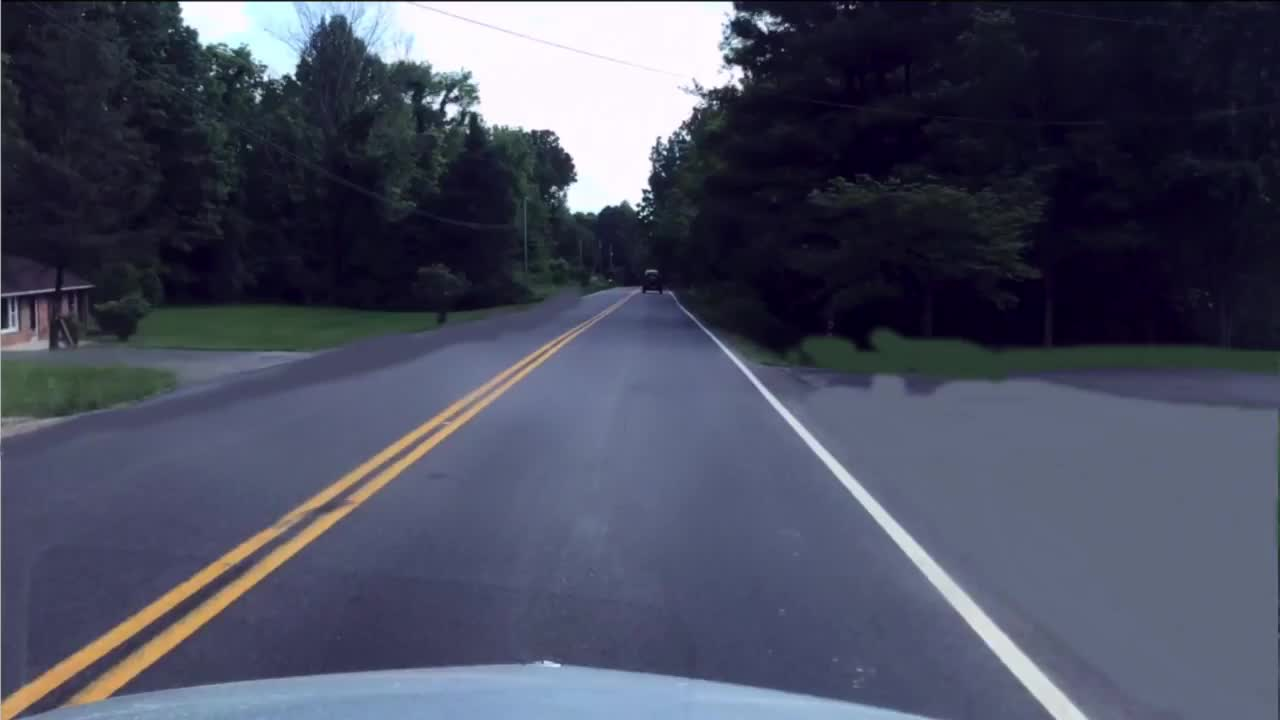
#> input picture Chapter 05. Image segmentation/images/car.png, 1280 x 720 px; the run also reads 1 picture not shown here
$ jupyter execute '5.1 Contour-based techniques.ipynb'   (older library calls are emulated)
#> lines starting #> are read from the running program, lines starting #| are printed output that depends on the picture; after the words box and inside, x2 and y2 are one past the last pixel; in counts of white or black regions, pixels touching at a corner belong together
# 5.1 Contour-based techniques for image segmentation

Image segmentation is the process of **assigning a label to every pixel in an image** such that pixels with the same label share certain characteristics. The techniques addressing those problems can be classified into to major groups:

- Those producing regions with similar properties (*e.g.*, intensity, color, texture, or location in the image), addressed by classical segmentation methods and some DNN models (like SAM).
- Those segmenting regions with **similar meaning** (*e.g.*, **semantic segmentation** where pixels belonging to the same object category are assigned to the same region, or **instance segmentation** where each region represents an object, see Fig.1). This is faced by Deep NN methods.

<figure style="text-align:center">

  <figcaption>Fig. 1: Example of instance segmentation where each region corresponds to an object in the scene.</figcaption>
</figure>

Classical methods can be further classifed into:
- **Contour-based techniques**, which attempt to identify the image regions by detecting their contours. Edge pixels enclose a region with similar intensities.
- **Clustering-based techniques** that group together pixels that are share some properties.

In this book we are going to experience both, starting with **contour-based techniques**, whose are based on detecting specific contours in the image (e.g. circles). In this context, image contours are defined as edge pixels that enclose a region.

Contour-based techniques could be roughly classified into:
- **Local tecniques.** Try to segment regions by detecting closed contours, which typically enclose pixels with similar intensities.
   - LoG + zero crossing.
   - Edge following (Canny operator).
- **Global techniques.** Detect particular shapes in the image (circles, lines, etc.).
   - Hough transform.

This notebook will cover the **Hough transform** (<a href="#511">section 5.1.1</a>), a contour-based technique that can be used for detecting regions with an arbitrary shape in images.

## Problem context - Self-driving car

A prestigious company located at PTA (The Andalusia Technology Park) is organizing a [hackathon](https://en.wikipedia.org/wiki/Hackathon) for this year in order to motivate college students to make further progress in the autonomous cars field. Computer vision students at UMA decided to take part in it, but the organizers have posed an initial basic task to guarantee that participants have expertise in image processing techniques.

This way, the company sent to students a task for **implementing a basic detector of road lane lines using OpenCV in python**. We are lucky! These are two tools that we know well ;).

Detecting lines in a lane is a fundamental task for autonomous vehicles while driving on the road. It is the building block to other path planning and control actions like breaking and steering.

So here we are! We are going to detect road lane lines using Hough transform in OpenCV.$\\[5pt]$

<center>$\\[10pt]$</center>

[cell 1]
import numpy as np
import cv2
import math
import matplotlib.pyplot as plt
import matplotlib
import scipy.stats as stats

matplotlib.rcParams['figure.figsize'] = (10.0, 10.0)
images_path = './images/'

## 5.1.1 Hough transform <a id="511"></a>

The **Hough Transform** is a technique for the detection of arbitrary shapes in an image. For that, such shapes must be expressed in:

- analytical form (**classic Hough**), e.g. using the mathematical representation of lines, circles, ellipses, etc., or
- in a numerical form (**generalized Hough**) where the shape is given by a table.

Since our goal is to detect lines, we will focus here on analytically expressed shapes. Specifically, a line can be represented analytically as:

$$y = ax + b$$

where $a$ is the slope and $b$ is the $y$-incertcept, what is called the **explicit representation** of a line. However, this representation is problematic when representing vertical lines ($m=\inf$) or when discretizing the possible values for $m$, as we will see). Other option is its **parametric form**:

$$\rho = x \cos \theta + y \sin \theta$$

where $\rho$ is the perpendicular distance from the origin $(0,0)$ to the line, and $\theta$ is the angle formed by this perpendicular line and the horizontal axis measured in counter-clockwise (see Fig. 3). Thereby, we are going to represent lines using the pair of parameters $(\rho, \theta)$.

<figure style="text-align:center">

  <figcaption>Fig. 3. Parametric representation of a line.</figcaption>
</figure>

The Hough transform works by a voting procedure, which is carried out in a parameter space ($\rho,\theta$ in our case). This technique consists of the following steps:

1. **Build an accumulator matrix**, where rows index the possible values of $\rho$, and columns those for $\theta$. For example, if the possible values for $\rho$ are $0, 1, 2, \ldots d$ (where $d$ is the max distance e.g. diagonal size of the image) and those for $\theta$ are $0, 1, 2 \ldots 179$, the matrix shape would be $(d,180)$.

[cell 2]
# Define possible rho and theta values
theta_values = [0,np.pi/4,np.pi/2,3*np.pi/4]
rho_values = [0,1,2,3,4,5]

# Create the accumulator
acc = np.zeros([len(rho_values),len(theta_values)])

2. **Binarize the input image** to obtain pixels that are candidates to belong to the shape contours (e.g. by applying an edge detector).

[cell 3]
# Coordinates of white points in binary image
xs = np.array([1,2,3])
ys = np.array([4,3,2])

# Initial image
plt.subplot(221)
blank_image = np.zeros((6,4,1), np.uint8)
blank_image[ys,xs] = 255
plt.imshow(blank_image, cmap='gray');
plt.title('Initial binary image')

# Show them!
plt.subplot(222)
plt.plot(xs,ys,'rx')
plt.axis('scaled')
axes = plt.gca()
axes.set_xlim([0,4])
axes.set_ylim([0,6])
plt.gca().invert_yaxis()
plt.title('White pixels in binary image');

3. For each candidate (white pixel):
   1. **Evaluate**: Since the point coordinates $(x,y)$ are known, place them in the line parametric form and iterate over the possible values of $\theta$ to obtain the values for $\rho$. In the previous example $\rho_i = x \cos \theta_i + y \sin \theta_i, \forall i\in[0,180]$
   2. **Vote**: For every obtained pair $(\rho_i, \theta_i)$ increment by one the value of its associated cell in the accumulator.

If we do this with an accumulator with an enough resolution, we would get a sinusoid.

[cell 4]
# For each white pixel

for i in range (0,len(xs)):
    x = xs[i]
    y = ys[i]

    # Show the point voting
    subplot_index = str(32) + str(i*2+1)
    plt.subplot(int(subplot_index))
    plt.axis('scaled')
    axes = plt.gca()
    axes.set_xlim([0,4])
    axes.set_ylim([0,6])

    plt.plot(xs,ys,'rx')
    plt.plot(x,y,'co')

    plt.title('Pixel being evaluated at iteration ' + str(i+1))
    plt.gca().invert_yaxis()


    # Ecaluate the (x,y) coordinates for different values of theta, and
    # retrieve rho
    for theta_index in range(0,len(theta_values)):
        theta = theta_values[theta_index]
        rho = x*np.cos(theta) + y*np.sin(theta)
        rho = int(np.round(rho))
        # Vote!
        acc[rho][theta_index] += 1.0

    # Show the acccumulator
    subplot_index = str(32) + str(i*2+2)
    plt.subplot(int(subplot_index))
    plt.imshow(acc,cmap='gray',vmax=3);
    plt.xticks([0, 1, 2, 3], ['0','pi/4','pi/2','3pi/4'])

    plt.title('Accumulator values')
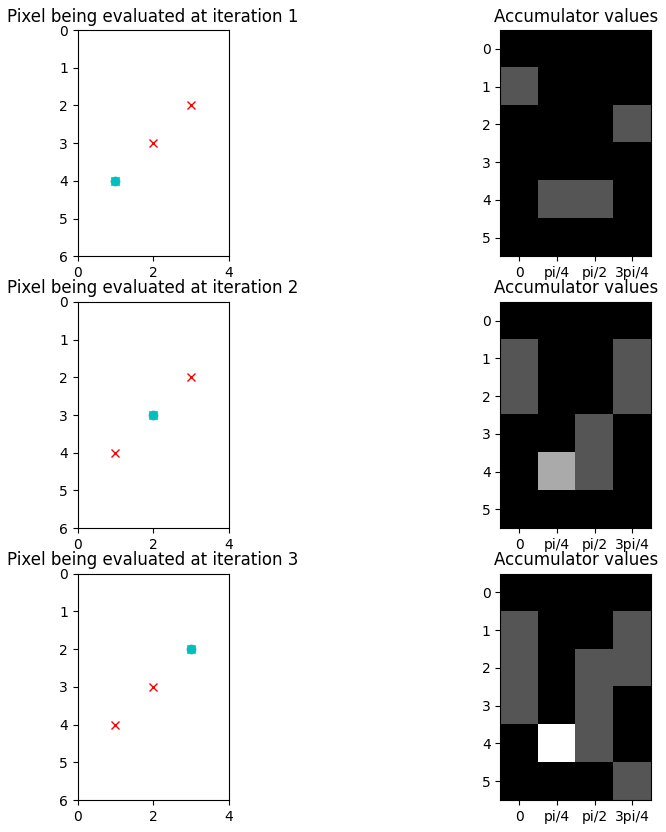
#> figure drawn by matplotlib, 6 panels

4. Finally, **obtain the shape candidates** by setting a threshold to control how many votes needs a pair $(\rho, \theta)$  to be considered a line, and by applying local maxima in the accumulator space. $\\[10pt]$

<figure style="text-align:center">

  <figcaption>Fig. 3. Left, image space. Right, parameter space illustrating the evolution of the votes. Note that in this example $\theta$ have only 8 possible values.</figcaption>
</figure>

The idea behind this algorithm is that when a pixel in the image space votes for all the lines that go through it in the parameter space, when a second pixel belonging to the same line votes, then the line connecting both pixels would have two votes.

#### <font color="orange">OpenCV pill</font>

OpenCV implements the method [`cv2.HoughLines()`](https://docs.opencv.org/4.2.0/dd/d1a/group__imgproc__feature.html#ga46b4e588934f6c8dfd509cc6e0e4545a) for detecting lines using the Hough transform. However, prior to its usage, and as commented in the `step 1.` of the algorithm, it is needed a binary image. For that we are going to resort to our old friend the Canny algorithm, so the detected edges will be the white pixes in the binary image.

As we now, noisy images seriously hamper the performance of computer vision techniques, and since [cv2.Canny()](https://docs.opencv.org/4.2.0/dd/d1a/group__imgproc__feature.html#ga04723e007ed888ddf11d9ba04e2232de) does not include blurring, we provide here a method called `gaussian_smoothing()` to assist you in that task.

[cell 5]
def gaussian_smoothing(image, sigma, w_kernel):
    """ Blur and normalize input image.

        Args:
            image: Input image to be binarized
            sigma: Standard deviation of the Gaussian distribution
            w_kernel: Kernel aperture size

        Returns:
            binarized: Blurred image
    """

    # Define 1D kernel
    s=sigma
    w=w_kernel
    kernel_1D = [np.exp(-z*z/(2*s*s))/np.sqrt(2*np.pi*s*s) for z in range(-w,w+1)]

    # Apply distributive property of convolution
    kernel_2D = np.outer(kernel_1D,kernel_1D)

    # Blur image
    smoothed_img = cv2.filter2D(image,cv2.CV_8U,kernel_2D)

    # Normalize to [0 254] values
    smoothed_norm = np.array(image.shape)
    smoothed_norm = cv2.normalize(smoothed_img,None, 0, 255, cv2.NORM_MINMAX)

    return smoothed_norm

### **<span style="color:green"><b><i>ASSIGNMENT 1: Detecting lines with Hough</i></b></span>**

**Your first task is** to apply [`cv2.HoughLines()`](https://docs.opencv.org/4.2.0/dd/d1a/group__imgproc__feature.html#ga46b4e588934f6c8dfd509cc6e0e4545a) to the image `car.png`, a test image taken from the frontal camera of a car. Draw the resultant lines using [`cv2.line()`](https://docs.opencv.org/4.2.0/d6/d6e/group__imgproc__draw.html#ga7078a9fae8c7e7d13d24dac2520ae4a2).

The main inputs of `cv2.HoughLines()` are:

- *image*: binary input image
- *rho*: distance resolution of the accumulator in pixels (usually 1, it may be bigger for high resolution images)
- *theta*: angle resolution of the accumulator in radians. (usually $\frac{\pi}{180}$)$\\[2pt]$
- *threshold*: only line candidates having a number of votes $>$ threshold are returned.

And it returns:
- a  $( n\_lines x 1 x 2 )$ array containing, in each row, the parameters of each detected line in the $[\rho,\theta]$ format.

*Note that, for drawing the lines, you have to [transform the resultant lines](https://answers.opencv.org/question/21132/draw-the-lines-detected-by-cvhoughlines/) from the $(\rho, \theta)$ space to Cartesian coordinates.*

Try different parameter values until you get something like this:

<figure style="text-align:center">

  <figcaption>Fig. 4. Example of lines detection.</figcaption>
</figure>

[cell 6]
# Assignment 1
# Read the image
image = cv2.imread(images_path + "car.png",-1)
#> image is the input picture: shape (720, 1280, 3); mean B, G, R 94.7, 76.1, 72.6

# Convert to RGB and get gray image
image = cv2.cvtColor(image, cv2.COLOR_BGR2RGB) #la imagen original esta en BGR, creo que no se especifica en ningún lado
gray = cv2.cvtColor(image, cv2.COLOR_RGB2GRAY)
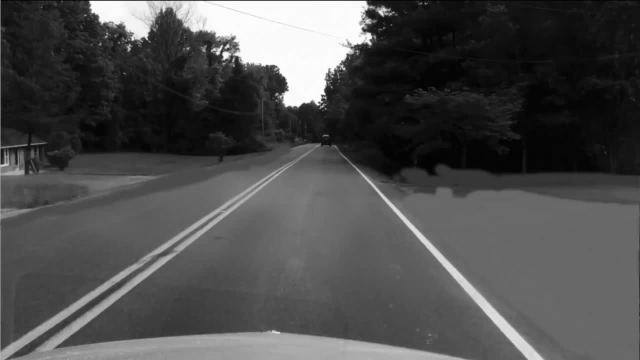
#> gray: shape (720, 1280) (shown at 1/2 size); min 1, max 255, mean 77.2

# Blur the gray image
gray = gaussian_smoothing(gray,2,5)

# Apply Canny algorithm
edges = cv2.Canny(gray,100,200,apertureSize = 3)
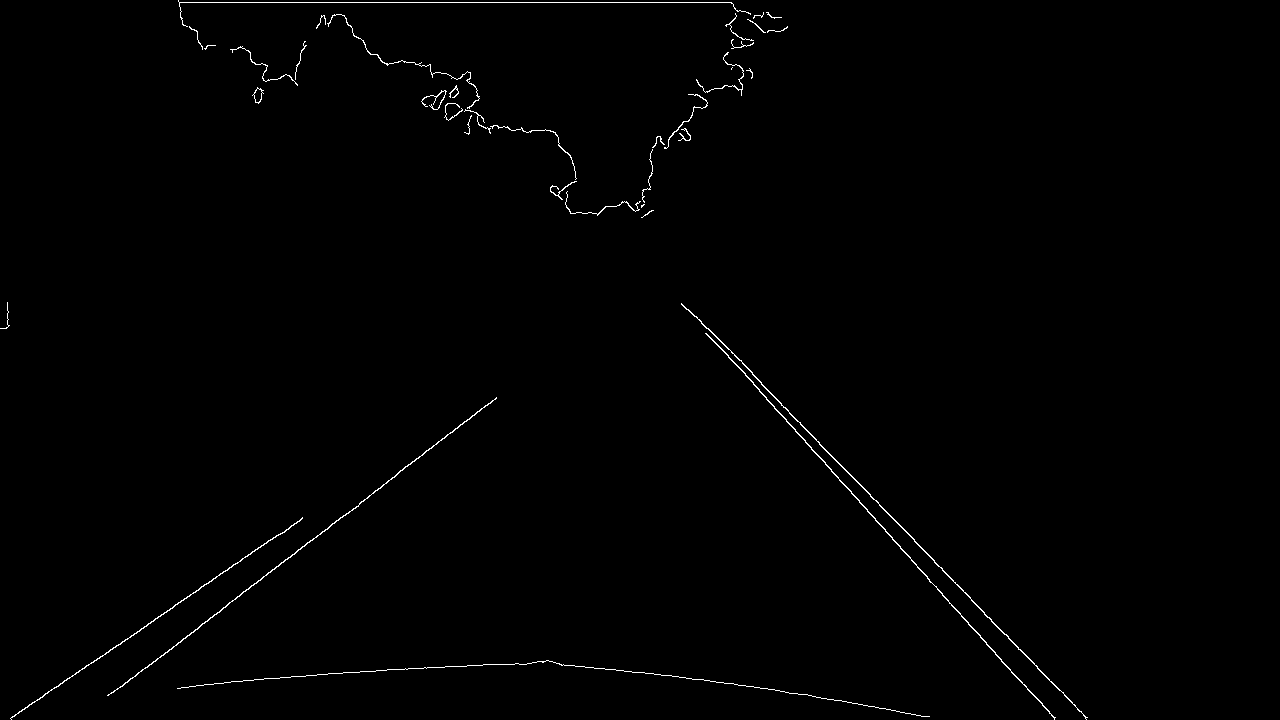
#> edges: shape (720, 1280); 0.64% white in thin lines or dots, all inside (x1, y1, x2, y2) = (0, 0, 1088, 720)

# Search for lines using Hough transform
lines = cv2.HoughLines(edges, rho=1, theta=np.pi/180, threshold=170) # con un threshold mas pequeño,
#> lines = [[2, 1.57], [-303, 2.41], [-282, 2.37], [-262, 2.36], [617, 0.908], [600, 0.977], [596, 0.96]]
#detecta muchas más lineas además de la de la carretera

# For each line
for i in range(0, len(lines)):

    # Transform from polar coordinates to cartesian coordinates
    rho = lines[i][0][0] # accede a la poscion i, la posicion i puede tener varios paramtros de la linea, pero en este caso solo contiene un array con
    #[rho, theta] por eso es lines [i][0], para acceder a rho debemos acceder al primer parametro de ese array [0], que es rho
    theta = lines[i][0][1]

    a = math.cos(theta)
    b = math.sin(theta)

    x0 = a * rho # x0 cordenada x y y0 coordenada y, de un punto de la línea i, con distancia rho al origen y angulo theta
    y0 = b * rho

    # Get two points in that line
    x1 = int(x0 + 2000*(-b));
    y1 = int(y0 + 2000*(a))
    pt1 = (x1,y1)
    x2 = int(x0 - 2000*(-b))
    y2 = int(y0 - 2000*(a))
    pt2 = (x2,y2)

    # Draw the line in the RGB image
    cv2.line(image, pt1, pt2, (255,0,0), 3, cv2.LINE_AA)
#> this loop made 7 passes
#> (rho, theta, a, b, x0, y0, x1, y1) on passes 1 to 7: (2, 1.57, -4.37e-08, 1, -8.74e-08, 2, -2000, 1), (-303, 2.41, -0.743, 0.669, 225.2, -202.7, -1113, -1689), (-282, 2.37, -0.719, 0.695, 202.9, -195.9, -1186, -1634), (-262, 2.36, -0.707, 0.707, 185.3, -185.3, -1228, -1599), (617, 0.908, 0.616, 0.788, 379.9, 486.2, -1196, 1717), (600, 0.977, 0.559, 0.829, 335.5, 497.4, -1322, 1615), (596, 0.96, 0.574, 0.819, 341.9, 488.2, -1296, 1635)

# Show resultant image
plt.imshow(image);

### 5.1.2.1 Probabilistic Hough transform

For high-resolution images and large accumulator sizes the Hough transform may need long execution times. However, in applications like autonomous cars a fast execution is mandatory. For example, having a car moving at 100km/h covers $\sim28$ meters in a second. Imagine how much lines can change in that time!

#### <font color="orange">OpenCV pill</font>

OpenCV provides with the method [`cv2.HoughLinesP()`](https://docs.opencv.org/4.2.0/dd/d1a/group__imgproc__feature.html#ga8618180a5948286384e3b7ca02f6feeb) a more complex implementation of the Hough Line Transform, which is called **probabilistic Hough Transform**. This alternative does not take all the points in the binary image into account, but a random subset of them that are still enough for line detection. This also results in lower thresholds when deciding if a line exists or not.

### **<span style="color:green"><b><i>ASSIGNMENT 2: Another option for detecting lines</i></b></span>**

Apply [`cv2.HoughLinesP()`](https://docs.opencv.org/4.2.0/dd/d1a/group__imgproc__feature.html#ga8618180a5948286384e3b7ca02f6feeb) to the image `car.png` and draw the detected lines.

This function returns:
- line segments `[x1,y1,x2,y2]` instead of the line equation parameters.

For that, two additional arguments are needed:
- minLineLength: line segments shorter than that are rejected.
- maxLineGap: maximum allowed gap between points on the same line to link them.

Try different parameter values until you get something like this:

<figure style="text-align:center">

  <figcaption>Fig. 5. Lines detection example with the probabilistic Hough Transform.</figcaption>
</figure>

[cell 7]
# Assigment 2
# Read the image
image = cv2.imread(images_path + "car.png",-1)

# Convert to RGB and get gray image
image = cv2.cvtColor(image, cv2.COLOR_BGR2RGB)
gray = cv2.cvtColor(image, cv2.COLOR_RGB2GRAY)

# Blur the gray image
gray = gaussian_smoothing(gray,1,2)

# Apply Canny algorithm
edges = cv2.Canny(gray,100,200,apertureSize = 3)
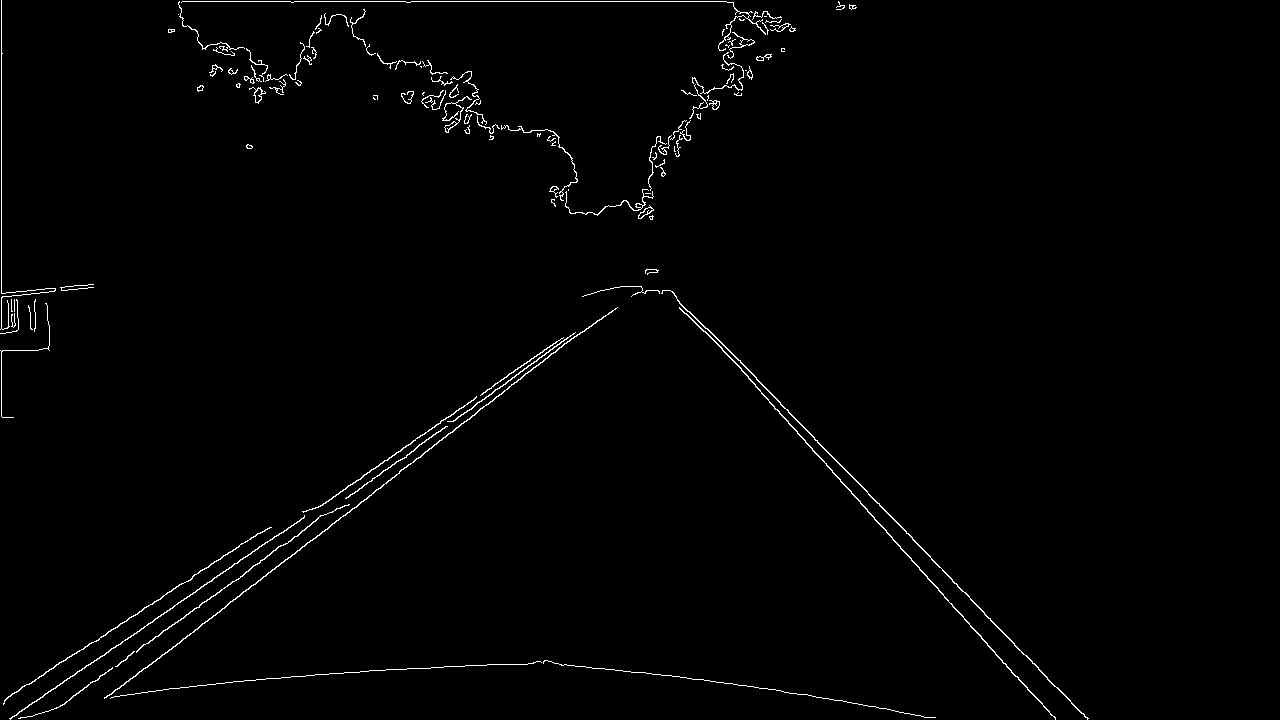
#> edges: shape (720, 1280); 1.2% white in thin lines or dots, all inside (x1, y1, x2, y2) = (0, 0, 1089, 720)

# Search for lines using probabilistic Hough transform
rho = 1
theta = np.pi/180
threshold = 200
lines = cv2.HoughLinesP(edges, rho, theta, threshold,
                        minLineLength=60,maxLineGap=10)
#> lines = [[179, 1, 726, 1], [705, 331, 1055, 719], [1, 333, 1, 0], [245, 572, 324, 514], [737, 358, 1054, 686], [345, 498, 573, 333], [348, 497, 575, 332], [320, 506, 561, 338], [290, 557, 571, 338], [9, 718, 199, 589], [707, 328, 838, 463], [7, 697, 269, 527]]
# For each line
for line in lines:

    # Draw the line in the RGB image
    x1,y1,x2,y2 = line[0] #Accdemos al primer y unico elemento del array line
    cv2.line(image,(x1,y1),(x2,y2),(255,0,0),2)
#> this loop made 12 passes
#> (the rest of the program and of its run is left out)
